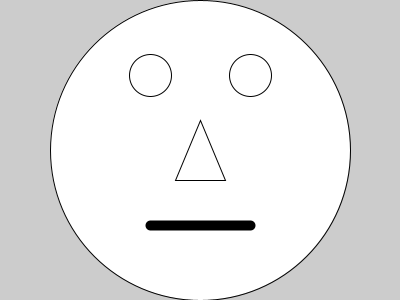
Frame 1 (no input)
Frame 60 (the mouse pressed at the canvas centre just before this capture): identical to frame 1, image omitted
Frame 120 (the mouse held since frame 60 and released just before this capture): identical to frame 1, image omitted

The Processing sketch that drew this single still picture (run headless with seeded random() and noise(); from frame 60 on, the mouse is pressed at the canvas centre):

// Processing sketch: Population
// ── Population.pde
void population() {
  //HO
  faceX = width/2;
  faceY = height/2;
  faceDiameter = height;
  leftEyeX = width*3/8;
  leftEyeY = height*1/4;
  leftEyeDiameter = height/7;
  rightEyeX = width*5/8;
  rightEyeY = leftEyeY;
  rightEyeDiameter = leftEyeDiameter;
  //eyeballX = ;
  //eyeballY = ;
  //eyeballDiameter = ;
  noseX1 = width/2;
  noseY1 = height*2/5;
  noseX2 = width*7/16;
  noseY2 = height*6/10;
  noseX3 = width*9/16;
  noseY3 = noseY2;
  mouthX1 = leftEyeX;
  mouthY1 = height*3/4;
  mouthX2 = rightEyeX;
  mouthY2 = mouthY1;
  mouthThick = 10;
  reset = 1;
}//End population

// ── Varuable_Ratio.pde
//Global Variables
int reset;
int faceX, faceY, faceDiameter;
int leftEyeX, leftEyeY, leftEyeDiameter;
int rightEyeX, rightEyeY, rightEyeDiameter;
int noseX1, noseY1, noseX2, noseY2, noseX3, noseY3;
float mouthX1, mouthY1, mouthX2, mouthY2, mouthThick;

void setup() {
  size (400, 300);
  //fullScreen();
  println("Screen Width is", displayWidth, "Screen Height is", displayHeight);
  //
 population();
  //
  ellipse(faceX, faceY, faceDiameter, faceDiameter);
  ellipse(leftEyeX, leftEyeY, leftEyeDiameter, leftEyeDiameter);
  ellipse(rightEyeX, rightEyeY, rightEyeDiameter, rightEyeDiameter);
  triangle(noseX1, noseY1, noseX2, noseY2, noseX3, noseY3);
  strokeWeight(mouthThick);
  line(mouthX1, mouthY1, mouthX2, mouthY2);
  strokeWeight(reset);
  
}//End setup

void draw() {}//End draw

void keyPressed() {
}//End keypressed

void mousePressed() {
}//End mousePressed
